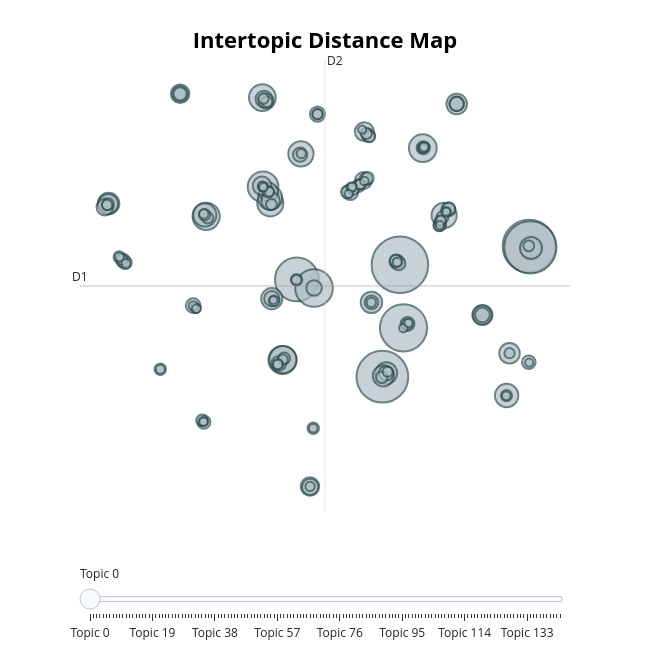

Here is the notebook cell this chart was saved with:
### Code cell
topic_model.visualize_topics()

### Figure 1 — Plotly figure (JSON) as saved in the notebook; plotly's stock layout.template omitted (floating-point values rounded to 4 significant figures; data arrays with more than 128 entries replaced by an {"elided": "..."} marker saying what was removed)
{"data": [{"customdata": {"elided": "144x3 mixed values"}, "hovertemplate": "<b>Topic %{customdata[0]}</b><br>%{customdata[1]}<br>Size: %{customdata[2]}", "legendgroup": "", "marker": {"color": "#B0BEC5", "line": {"color": "DarkSlateGrey", "width": 2}, "size": {"elided": "144 int values"}, "sizemode": "area", "sizeref": 0.3225, "symbol": "circle"}, "mode": "markers", "name": "", "orientation": "v", "showlegend": false, "type": "scatter", "x": {"elided": "144 float values"}, "xaxis": "x", "y": {"elided": "144 float values"}, "yaxis": "y"}], "layout": {"annotations": [{"showarrow": false, "text": "D1", "x": -13.67, "y": 2.478, "yshift": 10}, {"showarrow": false, "text": "D2", "x": 3.865, "xshift": 10, "y": 19.25}], "height": 650, "hoverlabel": {"bgcolor": "white", "font": {"family": "Rockwell", "size": 16}}, "legend": {"itemsizing": "constant", "tracegroupgap": 0}, "margin": {"t": 60}, "shapes": [{"line": {"color": "#CFD8DC", "width": 2}, "type": "line", "x0": 3.865, "x1": 3.865, "y0": -14.29, "y1": 19.25}, {"line": {"color": "#9E9E9E", "width": 2}, "type": "line", "x0": -13.67, "x1": 21.4, "y0": 2.478, "y1": 2.478}], "sliders": [{"active": 0, "pad": {"t": 50}, "steps": [{"args": [{"marker.color": {"elided": "1x144 str values"}}], "label": "Topic 0", "method": "update"}, {"args": [{"marker.color": {"elided": "1x144 str values"}}], "label": "Topic 1", "method": "update"}, {"args": [{"marker.color": {"elided": "1x144 str values"}}], "label": "Topic 2", "method": "update"}, {"args": [{"marker.color": {"elided": "1x144 str values"}}], "label": "Topic 3", "method": "update"}, {"args": [{"marker.color": {"elided": "1x144 str values"}}], "label": "Topic 4", "method": "update"}, {"args": [{"marker.color": {"elided": "1x144 str values"}}], "label": "Topic 5", "method": "update"}, {"args": [{"marker.color": {"elided": "1x144 str values"}}], "label": "Topic 6", "method": "update"}, {"args": [{"marker.color": {"elided": "1x144 str values"}}], "label": "Topic 7", "method": "update"}, {"args": [{"marker.color": {"elided": "1x144 str values"}}], "label": "Topic 8", "method": "update"}, {"args": [{"marker.color": {"elided": "1x144 str values"}}], "label": "Topic 9", "method": "update"}, {"args": [{"marker.color": {"elided": "1x144 str values"}}], "label": "Topic 10", "method": "update"}, {"args": [{"marker.color": {"elided": "1x144 str values"}}], "label": "Topic 11", "method": "update"}, {"args": [{"marker.color": {"elided": "1x144 str values"}}], "label": "Topic 12", "method": "update"}, {"args": [{"marker.color": {"elided": "1x144 str values"}}], "label": "Topic 13", "method": "update"}, {"args": [{"marker.color": {"elided": "1x144 str values"}}], "label": "Topic 14", "method": "update"}, {"args": [{"marker.color": {"elided": "1x144 str values"}}], "label": "Topic 15", "method": "update"}, {"args": [{"marker.color": {"elided": "1x144 str values"}}], "label": "Topic 16", "method": "update"}, {"args": [{"marker.color": {"elided": "1x144 str values"}}], "label": "Topic 17", "method": "update"}, {"args": [{"marker.color": {"elided": "1x144 str values"}}], "label": "Topic 18", "method": "update"}, {"args": [{"marker.color": {"elided": "1x144 str values"}}], "label": "Topic 19", "method": "update"}, {"args": [{"marker.color": {"elided": "1x144 str values"}}], "label": "Topic 20", "method": "update"}, {"args": [{"marker.color": {"elided": "1x144 str values"}}], "label": "Topic 21", "method": "update"}, {"args": [{"marker.color": {"elided": "1x144 str values"}}], "label": "Topic 22", "method": "update"}, {"args": [{"marker.color": {"elided": "1x144 str values"}}], "label": "Topic 23", "method": "update"}, {"args": [{"marker.color": {"elided": "1x144 str values"}}], "label": "Topic 24", "method": "update"}, {"args": [{"marker.color": {"elided": "1x144 str values"}}], "label": "Topic 25", "method": "update"}, {"args": [{"marker.color": {"elided": "1x144 str values"}}], "label": "Topic 26", "method": "update"}, {"args": [{"marker.color": {"elided": "1x144 str values"}}], "label": "Topic 27", "method": "update"}, {"args": [{"marker.color": {"elided": "1x144 str values"}}], "label": "Topic 28", "method": "update"}, {"args": [{"marker.color": {"elided": "1x144 str values"}}], "label": "Topic 29", "method": "update"}, {"args": [{"marker.color": {"elided": "1x144 str values"}}], "label": "Topic 30", "method": "update"}, {"args": [{"marker.color": {"elided": "1x144 str values"}}], "label": "Topic 31", "method": "update"}, {"args": [{"marker.color": {"elided": "1x144 str values"}}], "label": "Topic 32", "method": "update"}, {"args": [{"marker.color": {"elided": "1x144 str values"}}], "label": "Topic 33", "method": "update"}, {"args": [{"marker.color": {"elided": "1x144 str values"}}], "label": "Topic 34", "method": "update"}, {"args": [{"marker.color": {"elided": "1x144 str values"}}], "label": "Topic 35", "method": "update"}, {"args": [{"marker.color": {"elided": "1x144 str values"}}], "label": "Topic 36", "method": "update"}, {"args": [{"marker.color": {"elided": "1x144 str values"}}], "label": "Topic 37", "method": "update"}, {"args": [{"marker.color": {"elided": "1x144 str values"}}], "label": "Topic 38", "method": "update"}, {"args": [{"marker.color": {"elided": "1x144 str values"}}], "label": "Topic 39", "method": "update"}, {"args": [{"marker.color": {"elided": "1x144 str values"}}], "label": "Topic 40", "method": "update"}, {"args": [{"marker.color": {"elided": "1x144 str values"}}], "label": "Topic 41", "method": "update"}, {"args": [{"marker.color": {"elided": "1x144 str values"}}], "label": "Topic 42", "method": "update"}, {"args": [{"marker.color": {"elided": "1x144 str values"}}], "label": "Topic 43", "method": "update"}, {"args": [{"marker.color": {"elided": "1x144 str values"}}], "label": "Topic 44", "method": "update"}, {"args": [{"marker.color": {"elided": "1x144 str values"}}], "label": "Topic 45", "method": "update"}, {"args": [{"marker.color": {"elided": "1x144 str values"}}], "label": "Topic 46", "method": "update"}, {"args": [{"marker.color": {"elided": "1x144 str values"}}], "label": "Topic 47", "method": "update"}, {"args": [{"marker.color": {"elided": "1x144 str values"}}], "label": "Topic 48", "method": "update"}, {"args": [{"marker.color": {"elided": "1x144 str values"}}], "label": "Topic 49", "method": "update"}, {"args": [{"marker.color": {"elided": "1x144 str values"}}], "label": "Topic 50", "method": "update"}, {"args": [{"marker.color": {"elided": "1x144 str values"}}], "label": "Topic 51", "method": "update"}, {"args": [{"marker.color": {"elided": "1x144 str values"}}], "label": "Topic 52", "method": "update"}, {"args": [{"marker.color": {"elided": "1x144 str values"}}], "label": "Topic 53", "method": "update"}, {"args": [{"marker.color": {"elided": "1x144 str values"}}], "label": "Topic 54", "method": "update"}, {"args": [{"marker.color": {"elided": "1x144 str values"}}], "label": "Topic 55", "method": "update"}, {"args": [{"marker.color": {"elided": "1x144 str values"}}], "label": "Topic 56", "method": "update"}, {"args": [{"marker.color": {"elided": "1x144 str values"}}], "label": "Topic 57", "method": "update"}, {"args": [{"marker.color": {"elided": "1x144 str values"}}], "label": "Topic 58", "method": "update"}, {"args": [{"marker.color": {"elided": "1x144 str values"}}], "label": "Topic 59", "method": "update"}, {"args": [{"marker.color": {"elided": "1x144 str values"}}], "label": "Topic 60", "method": "update"}, {"args": [{"marker.color": {"elided": "1x144 str values"}}], "label": "Topic 61", "method": "update"}, {"args": [{"marker.color": {"elided": "1x144 str values"}}], "label": "Topic 62", "method": "update"}, {"args": [{"marker.color": {"elided": "1x144 str values"}}], "label": "Topic 63", "method": "update"}, {"args": [{"marker.color": {"elided": "1x144 str values"}}], "label": "Topic 64", "method": "update"}, {"args": [{"marker.color": {"elided": "1x144 str values"}}], "label": "Topic 65", "method": "update"}, {"args": [{"marker.color": {"elided": "1x144 str values"}}], "label": "Topic 66", "method": "update"}, {"args": [{"marker.color": {"elided": "1x144 str values"}}], "label": "Topic 67", "method": "update"}, {"args": [{"marker.color": {"elided": "1x144 str values"}}], "label": "Topic 68", "method": "update"}, {"args": [{"marker.color": {"elided": "1x144 str values"}}], "label": "Topic 69", "method": "update"}, {"args": [{"marker.color": {"elided": "1x144 str values"}}], "label": "Topic 70", "method": "update"}, {"args": [{"marker.color": {"elided": "1x144 str values"}}], "label": "Topic 71", "method": "update"}, {"args": [{"marker.color": {"elided": "1x144 str values"}}], "label": "Topic 72", "method": "update"}, {"args": [{"marker.color": {"elided": "1x144 str values"}}], "label": "Topic 73", "method": "update"}, {"args": [{"marker.color": {"elided": "1x144 str values"}}], "label": "Topic 74", "method": "update"}, {"args": [{"marker.color": {"elided": "1x144 str values"}}], "label": "Topic 75", "method": "update"}, {"args": [{"marker.color": {"elided": "1x144 str values"}}], "label": "Topic 76", "method": "update"}, {"args": [{"marker.color": {"elided": "1x144 str values"}}], "label": "Topic 77", "method": "update"}, {"args": [{"marker.color": {"elided": "1x144 str values"}}], "label": "Topic 78", "method": "update"}, {"args": [{"marker.color": {"elided": "1x144 str values"}}], "label": "Topic 79", "method": "update"}, {"args": [{"marker.color": {"elided": "1x144 str values"}}], "label": "Topic 80", "method": "update"}, {"args": [{"marker.color": {"elided": "1x144 str values"}}], "label": "Topic 81", "method": "update"}, {"args": [{"marker.color": {"elided": "1x144 str values"}}], "label": "Topic 82", "method": "update"}, {"args": [{"marker.color": {"elided": "1x144 str values"}}], "label": "Topic 83", "method": "update"}, {"args": [{"marker.color": {"elided": "1x144 str values"}}], "label": "Topic 84", "method": "update"}, {"args": [{"marker.color": {"elided": "1x144 str values"}}], "label": "Topic 85", "method": "update"}, {"args": [{"marker.color": {"elided": "1x144 str values"}}], "label": "Topic 86", "method": "update"}, {"args": [{"marker.color": {"elided": "1x144 str values"}}], "label": "Topic 87", "method": "update"}, {"args": [{"marker.color": {"elided": "1x144 str values"}}], "label": "Topic 88", "method": "update"}, {"args": [{"marker.color": {"elided": "1x144 str values"}}], "label": "Topic 89", "method": "update"}, {"args": [{"marker.color": {"elided": "1x144 str values"}}], "label": "Topic 90", "method": "update"}, {"args": [{"marker.color": {"elided": "1x144 str values"}}], "label": "Topic 91", "method": "update"}, {"args": [{"marker.color": {"elided": "1x144 str values"}}], "label": "Topic 92", "method": "update"}, {"args": [{"marker.color": {"elided": "1x144 str values"}}], "label": "Topic 93", "method": "update"}, {"args": [{"marker.color": {"elided": "1x144 str values"}}], "label": "Topic 94", "method": "update"}, {"args": [{"marker.color": {"elided": "1x144 str values"}}], "label": "Topic 95", "method": "update"}, {"args": [{"marker.color": {"elided": "1x144 str values"}}], "label": "Topic 96", "method": "update"}, {"args": [{"marker.color": {"elided": "1x144 str values"}}], "label": "Topic 97", "method": "update"}, {"args": [{"marker.color": {"elided": "1x144 str values"}}], "label": "Topic 98", "method": "update"}, {"args": [{"marker.color": {"elided": "1x144 str values"}}], "label": "Topic 99", "method": "update"}, {"args": [{"marker.color": {"elided": "1x144 str values"}}], "label": "Topic 100", "method": "update"}, {"args": [{"marker.color": {"elided": "1x144 str values"}}], "label": "Topic 101", "method": "update"}, {"args": [{"marker.color": {"elided": "1x144 str values"}}], "label": "Topic 102", "method": "update"}, {"args": [{"marker.color": {"elided": "1x144 str values"}}], "label": "Topic 103", "method": "update"}, {"args": [{"marker.color": {"elided": "1x144 str values"}}], "label": "Topic 104", "method": "update"}, {"args": [{"marker.color": {"elided": "1x144 str values"}}], "label": "Topic 105", "method": "update"}, {"args": [{"marker.color": {"elided": "1x144 str values"}}], "label": "Topic 106", "method": "update"}, {"args": [{"marker.color": {"elided": "1x144 str values"}}], "label": "Topic 107", "method": "update"}, {"args": [{"marker.color": {"elided": "1x144 str values"}}], "label": "Topic 108", "method": "update"}, {"args": [{"marker.color": {"elided": "1x144 str values"}}], "label": "Topic 109", "method": "update"}, {"args": [{"marker.color": {"elided": "1x144 str values"}}], "label": "Topic 110", "method": "update"}, {"args": [{"marker.color": {"elided": "1x144 str values"}}], "label": "Topic 111", "method": "update"}, {"args": [{"marker.color": {"elided": "1x144 str values"}}], "label": "Topic 112", "method": "update"}, {"args": [{"marker.color": {"elided": "1x144 str values"}}], "label": "Topic 113", "method": "update"}, {"args": [{"marker.color": {"elided": "1x144 str values"}}], "label": "Topic 114", "method": "update"}, {"args": [{"marker.color": {"elided": "1x144 str values"}}], "label": "Topic 115", "method": "update"}, {"args": [{"marker.color": {"elided": "1x144 str values"}}], "label": "Topic 116", "method": "update"}, {"args": [{"marker.color": {"elided": "1x144 str values"}}], "label": "Topic 117", "method": "update"}, {"args": [{"marker.color": {"elided": "1x144 str values"}}], "label": "Topic 118", "method": "update"}, {"args": [{"marker.color": {"elided": "1x144 str values"}}], "label": "Topic 119", "method": "update"}, {"args": [{"marker.color": {"elided": "1x144 str values"}}], "label": "Topic 120", "method": "update"}, {"args": [{"marker.color": {"elided": "1x144 str values"}}], "label": "Topic 121", "method": "update"}, {"args": [{"marker.color": {"elided": "1x144 str values"}}], "label": "Topic 122", "method": "update"}, {"args": [{"marker.color": {"elided": "1x144 str values"}}], "label": "Topic 123", "method": "update"}, {"args": [{"marker.color": {"elided": "1x144 str values"}}], "label": "Topic 124", "method": "update"}, {"args": [{"marker.color": {"elided": "1x144 str values"}}], "label": "Topic 125", "method": "update"}, {"args": [{"marker.color": {"elided": "1x144 str values"}}], "label": "Topic 126", "method": "update"}, {"args": [{"marker.color": {"elided": "1x144 str values"}}], "label": "Topic 127", "method": "update"}, {"args": [{"marker.color": {"elided": "1x144 str values"}}], "label": "Topic 128", "method": "update"}, {"args": [{"marker.color": {"elided": "1x144 str values"}}], "label": "Topic 129", "method": "update"}, {"args": [{"marker.color": {"elided": "1x144 str values"}}], "label": "Topic 130", "method": "update"}, {"args": [{"marker.color": {"elided": "1x144 str values"}}], "label": "Topic 131", "method": "update"}, {"args": [{"marker.color": {"elided": "1x144 str values"}}], "label": "Topic 132", "method": "update"}, {"args": [{"marker.color": {"elided": "1x144 str values"}}], "label": "Topic 133", "method": "update"}, {"args": [{"marker.color": {"elided": "1x144 str values"}}], "label": "Topic 134", "method": "update"}, {"args": [{"marker.color": {"elided": "1x144 str values"}}], "label": "Topic 135", "method": "update"}, {"args": [{"marker.color": {"elided": "1x144 str values"}}], "label": "Topic 136", "method": "update"}, {"args": [{"marker.color": {"elided": "1x144 str values"}}], "label": "Topic 137", "method": "update"}, {"args": [{"marker.color": {"elided": "1x144 str values"}}], "label": "Topic 138", "method": "update"}, {"args": [{"marker.color": {"elided": "1x144 str values"}}], "label": "Topic 139", "method": "update"}, {"args": [{"marker.color": {"elided": "1x144 str values"}}], "label": "Topic 140", "method": "update"}, {"args": [{"marker.color": {"elided": "1x144 str values"}}], "label": "Topic 141", "method": "update"}, {"args": [{"marker.color": {"elided": "1x144 str values"}}], "label": "Topic 142", "method": "update"}, {"args": [{"marker.color": {"elided": "1x144 str values"}}], "label": "Topic 143", "method": "update"}]}], "title": {"font": {"color": "Black", "size": 22}, "text": "<b>Intertopic Distance Map</b>", "x": 0.5, "xanchor": "center", "y": 0.95, "yanchor": "top"}, "width": 650, "xaxis": {"anchor": "y", "domain": [0, 1], "range": [-13.67, 21.4], "title": {"text": ""}, "visible": false}, "yaxis": {"anchor": "x", "domain": [0, 1], "range": [-14.29, 19.25], "title": {"text": ""}, "visible": false}}}
